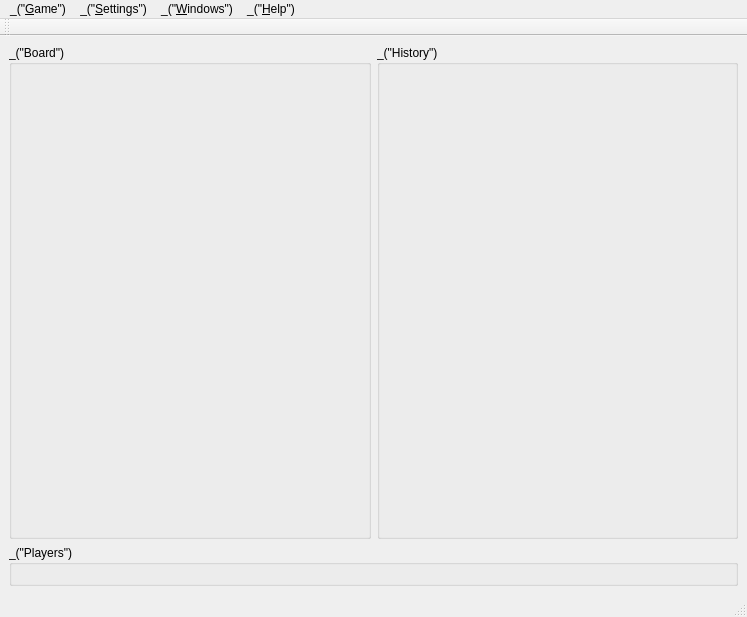
<ui version="4.0" >
 <class>MainWindow</class>
 <widget class="QMainWindow" name="MainWindow" >
  <property name="geometry" >
   <rect>
    <x>0</x>
    <y>0</y>
    <width>747</width>
    <height>617</height>
   </rect>
  </property>
  <property name="windowTitle" >
   <string>Eliot</string>
  </property>
  <property name="windowIcon" >
   <iconset>
    <normaloff>../../../bzr-cppdic/wxwin/eliot.xpm</normaloff>../../../bzr-cppdic/wxwin/eliot.xpm</iconset>
  </property>
  <widget class="QWidget" name="centralwidget" >
   <property name="geometry" >
    <rect>
     <x>0</x>
     <y>37</y>
     <width>747</width>
     <height>557</height>
    </rect>
   </property>
   <layout class="QVBoxLayout" >
    <item>
     <layout class="QHBoxLayout" >
      <item>
       <widget class="QGroupBox" name="groupBoxTest" >
        <property name="sizePolicy" >
         <sizepolicy vsizetype="Expanding" hsizetype="Preferred" >
          <horstretch>0</horstretch>
          <verstretch>0</verstretch>
         </sizepolicy>
        </property>
        <property name="title" >
         <string>_("Board")</string>
        </property>
       </widget>
      </item>
      <item>
       <widget class="QGroupBox" name="groupBoxHistory" >
        <property name="sizePolicy" >
         <sizepolicy vsizetype="Expanding" hsizetype="Preferred" >
          <horstretch>0</horstretch>
          <verstretch>0</verstretch>
         </sizepolicy>
        </property>
        <property name="title" >
         <string>_("History")</string>
        </property>
       </widget>
      </item>
     </layout>
    </item>
    <item>
     <widget class="QGroupBox" name="groupBoxPlayers" >
      <property name="title" >
       <string>_("Players")</string>
      </property>
      <layout class="QHBoxLayout" />
     </widget>
    </item>
   </layout>
  </widget>
  <widget class="QMenuBar" name="menubar" >
   <property name="geometry" >
    <rect>
     <x>0</x>
     <y>0</y>
     <width>747</width>
     <height>26</height>
    </rect>
   </property>
   <widget class="QMenu" name="menuFile" >
    <property name="title" >
     <string>_("&amp;Game")</string>
    </property>
    <addaction name="action_GameNew" />
    <addaction name="separator" />
    <addaction name="action_GameLoad" />
    <addaction name="action_GameSaveAs" />
    <addaction name="separator" />
    <addaction name="action_GamePrint" />
    <addaction name="separator" />
    <addaction name="action_GameQuit" />
   </widget>
   <widget class="QMenu" name="menuHelp" >
    <property name="title" >
     <string>_("&amp;Settings")</string>
    </property>
    <addaction name="action_SettingsChooseDic" />
    <addaction name="action_SettingsPreferences" />
   </widget>
   <widget class="QMenu" name="menu_Help" >
    <property name="title" >
     <string>_("&amp;Help")</string>
    </property>
    <addaction name="action_HelpAbout" />
    <addaction name="separator" />
   </widget>
   <widget class="QMenu" name="menu_Windows" >
    <property name="title" >
     <string>_("&amp;Windows")</string>
    </property>
    <addaction name="action_WindowsBag" />
    <addaction name="action_WindowsBoard" />
    <addaction name="action_WindowsHistory" />
    <addaction name="action_WindowsDicTools" />
   </widget>
   <addaction name="menuFile" />
   <addaction name="menuHelp" />
   <addaction name="menu_Windows" />
   <addaction name="menu_Help" />
  </widget>
  <widget class="QStatusBar" name="statusbar" >
   <property name="geometry" >
    <rect>
     <x>0</x>
     <y>594</y>
     <width>747</width>
     <height>23</height>
    </rect>
   </property>
  </widget>
  <widget class="QToolBar" name="toolBar" >
   <property name="geometry" >
    <rect>
     <x>0</x>
     <y>26</y>
     <width>747</width>
     <height>11</height>
    </rect>
   </property>
   <property name="windowTitle" >
    <string>toolBar</string>
   </property>
   <attribute name="toolBarArea" >
    <enum>TopToolBarArea</enum>
   </attribute>
   <attribute name="toolBarBreak" >
    <bool>false</bool>
   </attribute>
  </widget>
  <action name="action_SettingsChooseDic" >
   <property name="text" >
    <string>_("Choose dictionary...")</string>
   </property>
   <property name="statusTip" >
    <string>_("Select a new dictionary")</string>
   </property>
  </action>
  <action name="action_HelpAbout" >
   <property name="text" >
    <string>_("&amp;About...")</string>
   </property>
   <property name="statusTip" >
    <string>_("About Eliot")</string>
   </property>
  </action>
  <action name="action_GameQuit" >
   <property name="text" >
    <string>_("&amp;Quit")</string>
   </property>
   <property name="statusTip" >
    <string>_("Quit Eliot")</string>
   </property>
  </action>
  <action name="action_GameNew" >
   <property name="text" >
    <string>_("New...")</string>
   </property>
   <property name="statusTip" >
    <string>_("Start a new game")</string>
   </property>
   <property name="shortcut" >
    <string>Ctrl+N</string>
   </property>
  </action>
  <action name="action_WindowsBag" >
   <property name="checkable" >
    <bool>true</bool>
   </property>
   <property name="text" >
    <string>_("&amp;Bag")</string>
   </property>
   <property name="statusTip" >
    <string>_("Show/hide the remaining tiles in the bag")</string>
   </property>
   <property name="shortcut" >
    <string>Ctrl+B</string>
   </property>
  </action>
  <action name="action_SettingsPreferences" >
   <property name="text" >
    <string>_("Preferences...")</string>
   </property>
   <property name="statusTip" >
    <string>_("Edit the preferences")</string>
   </property>
   <property name="shortcut" >
    <string>Ctrl+Q</string>
   </property>
  </action>
  <action name="action_GameSave" >
   <property name="text" >
    <string>_("Save")</string>
   </property>
   <property name="shortcut" >
    <string>Ctrl+S</string>
   </property>
  </action>
  <action name="action_GameLoad" >
   <property name="text" >
    <string>_("Load...")</string>
   </property>
   <property name="statusTip" >
    <string>_("Load an existing game")</string>
   </property>
   <property name="shortcut" >
    <string>Ctrl+O</string>
   </property>
  </action>
  <action name="action_GameSaveAs" >
   <property name="text" >
    <string>_("Save as...")</string>
   </property>
   <property name="statusTip" >
    <string>_("Save the current game")</string>
   </property>
   <property name="shortcut" >
    <string>Ctrl+S</string>
   </property>
  </action>
  <action name="action_WindowsBoard" >
   <property name="checkable" >
    <bool>true</bool>
   </property>
   <property name="text" >
    <string>_("&amp;External board")</string>
   </property>
   <property name="statusTip" >
    <string>_("Show/hide the external board")</string>
   </property>
  </action>
  <action name="action_WindowsHistory" >
   <property name="checkable" >
    <bool>true</bool>
   </property>
   <property name="text" >
    <string>_("&amp;History")</string>
   </property>
   <property name="statusTip" >
    <string>_("Show/hide the game history")</string>
   </property>
   <property name="shortcut" >
    <string>Ctrl+H</string>
   </property>
  </action>
  <action name="action_GamePrint" >
   <property name="text" >
    <string>_("Print...")</string>
   </property>
   <property name="statusTip" >
    <string>_("Print the current game")</string>
   </property>
   <property name="shortcut" >
    <string>Ctrl+P</string>
   </property>
  </action>
  <action name="action_WindowsDicTools" >
   <property name="checkable" >
    <bool>true</bool>
   </property>
   <property name="text" >
    <string>_("&amp;Dictionary tools")</string>
   </property>
   <property name="statusTip" >
    <string>_("Show/hide the dictionary tools")</string>
   </property>
   <property name="shortcut" >
    <string>Ctrl+D</string>
   </property>
  </action>
 </widget>
 <resources/>
 <connections>
  <connection>
   <sender>action_GameQuit</sender>
   <signal>triggered()</signal>
   <receiver>MainWindow</receiver>
   <slot>close()</slot>
   <hints>
    <hint type="sourcelabel" >
     <x>-1</x>
     <y>-1</y>
    </hint>
    <hint type="destinationlabel" >
     <x>260</x>
     <y>215</y>
    </hint>
   </hints>
  </connection>
 </connections>
</ui>
